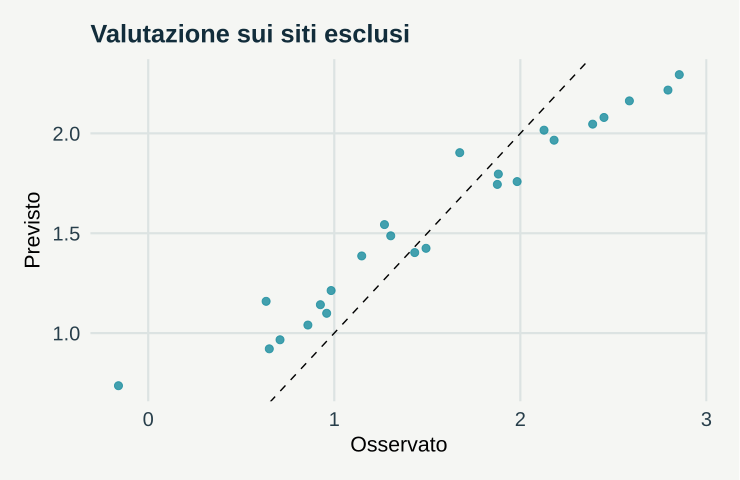

Generate this figure with R:
# GeoStat Lab — funzioni comuni. R >= 4.3; ggplot2 >= 3.4; jsonlite.
suppressPackageStartupMessages(library(ggplot2))
col_geo <- c('#168B9C','#BC5B35','#7054A4','#A17B19','#227864','#64748B')
theme_set(theme_minimal(base_size=17, base_family='sans') + theme(
  plot.background=element_rect(fill='#F5F6F3',colour=NA),
  panel.background=element_rect(fill='#F5F6F3',colour=NA),
  panel.grid.minor=element_blank(),panel.grid.major=element_line(colour='#DCE3E2'),
  plot.title=element_text(size=19,face='bold',colour='#122D3B'),
  plot.subtitle=element_text(size=13,colour='#405560',margin=margin(b=12)),
  axis.text=element_text(size=15,colour='#273E4A'),axis.title=element_text(size=16),
  legend.position='bottom',legend.title=element_blank(),legend.text=element_text(size=14),
  strip.text=element_text(size=15,face='bold'),plot.margin=margin(18,24,18,18)))
metric <- function(...) data.frame(grandezza=names(c(...)),valore=as.character(c(...)),check.names=FALSE)
f <- function(x,d=3) {out<-formatC(x,digits=d,format='fg');out[!is.finite(x)]<-'Non definito';out}
line_plot <- function(d,x='x',y='y',title='',xl=x,yl=y,group=NULL) {
 p<-ggplot(d,aes(x=.data[[x]],y=.data[[y]]))
 if(is.null(group)) p<-p+geom_line(colour=col_geo[1],linewidth=1.05) else p<-p+aes(colour=.data[[group]],group=.data[[group]])+geom_line(linewidth=1)+scale_colour_manual(values=col_geo)
 p+labs(title=title,x=xl,y=yl)
}
point_plot <- function(d,x='x',y='y',title='',xl=x,yl=y,group=NULL) {
 p<-ggplot(d,aes(x=.data[[x]],y=.data[[y]]))
 if(is.null(group))p<-p+geom_point(colour=col_geo[1],size=2.5,alpha=.8) else p<-p+aes(colour=.data[[group]])+geom_point(size=2.7,alpha=.85)+scale_colour_manual(values=col_geo)
 p+labs(title=title,x=xl,y=yl)
}
hist_plot<-function(x,title='',xl='Valore',bins=20)ggplot(data.frame(x=x),aes(x))+geom_histogram(bins=bins,fill=col_geo[1],colour='#F5F6F3')+labs(title=title,x=xl,y='Frequenza')
bar_plot<-function(d,x='gruppo',y='valore',title='',yl='Valore')ggplot(d,aes(x=.data[[x]],y=.data[[y]],fill=.data[[x]]))+geom_col(width=.65)+scale_fill_manual(values=rep(col_geo,length.out=length(unique(d[[x]])) ))+guides(fill='none')+labs(title=title,x=NULL,y=yl)
map_plot<-function(d,z='z',title='',xl='Est [km]',yl='Nord [km]')ggplot(d,aes(x,y,fill=.data[[z]]))+geom_raster()+coord_equal()+scale_fill_gradientn(colours=c('#153F56','#298C9C','#B8CDB2','#F1D889','#AD542F'))+labs(title=title,x=xl,y=yl)
acf_data<-function(x,lag=20){a<-acf(x,lag.max=min(lag,length(x)-1),plot=FALSE);data.frame(x=as.vector(a$lag)[-1],y=as.vector(a$acf)[-1])}
# AR(1), distribuzione marginale stazionaria N(0, 1).
ar_series<-function(n,rho){x<-numeric(n);x[1]<-rnorm(1);for(i in 2:n)x[i]<-rho*x[i-1]+sqrt(1-rho^2)*rnorm(1);x}
# Distanze euclidee in unità metriche già dichiarate; nessuna conversione implicita di CRS.
dist_cross<-function(a,b)sqrt(outer(a[,1],b[,1],'-')^2+outer(a[,2],b[,2],'-')^2)
# Predittore IDW: i punti coincidenti ricevono esattamente il valore osservato.
idw<-function(xy,z,new,power=2){dd<-dist_cross(new,xy);apply(dd,1,function(d)if(any(d<1e-10))mean(z[d<1e-10])else weighted.mean(z,d^(-power)))}
# CART didattico binario: divisioni assiali che minimizzano l'impurità di Gini.
cart_fit<-function(x,y,depth=2,minleaf=4){
 node<-list(p=mean(y),n=length(y));if(depth<1||length(unique(y))<2||length(y)<2*minleaf)return(node)
 best<-Inf
 for(j in seq_len(ncol(x))){v<-sort(unique(x[,j])); if(length(v)<2)next
  for(cut in (head(v,-1)+tail(v,-1))/2){left<-x[,j]<=cut;nl<-sum(left);nr<-sum(!left);if(min(nl,nr)<minleaf)next
   score<-nl*mean(y[left])*(1-mean(y[left]))+nr*mean(y[!left])*(1-mean(y[!left]))
   if(score<best){best<-score;node$j<-j;node$cut<-cut;split<-left}
  }
 }
 if(is.finite(best)){node$left<-cart_fit(x[split,,drop=FALSE],y[split],depth-1,minleaf);node$right<-cart_fit(x[!split,,drop=FALSE],y[!split],depth-1,minleaf)};node
}
cart_predict<-function(tree,x)apply(x,1,function(row){t<-tree;while(!is.null(t$j))t<-if(row[t$j]<=t$cut)t$left else t$right;t$p})

p <- list(power = 2, split = "random", seed = 17)
set.seed(p$seed)

xy <- expand.grid(x = 1:8, y = 1:8)

z <- sin(xy$x/2) + xy$x/4 + cos(xy$y/3)

test <- if (p$split == "east") which(xy$x > 5) else sample(1:64, 24)

train <- setdiff(1:64, test)

pr <- idw(as.matrix(xy[train, ]), z[train], as.matrix(xy[test, ]), p$power)

data <- data.frame(x = xy$x[test], y = xy$y[test], osservato = z[test], previsto = pr, errore = z[test] - 
    pr)

plots <- list(point_plot(data, "osservato", "previsto", "Valutazione sui siti esclusi", "Osservato", 
    "Previsto") + geom_abline(intercept = 0, slope = 1, linetype = 2))

metrics <- metric(`Siti di stima` = length(train), `Siti di test` = length(test), `RMSE IDW` = f(sqrt(mean((pr - 
    z[test])^2))), `RMSE media di training` = f(sqrt(mean((mean(z[train]) - z[test])^2))))
print(metrics,row.names=FALSE)
ggplot2::ggsave('m11-interpolazione-A.svg',plots[[1]],device=svglite::svglite,width=7.7,height=5.0,bg='#F8F6F1')
